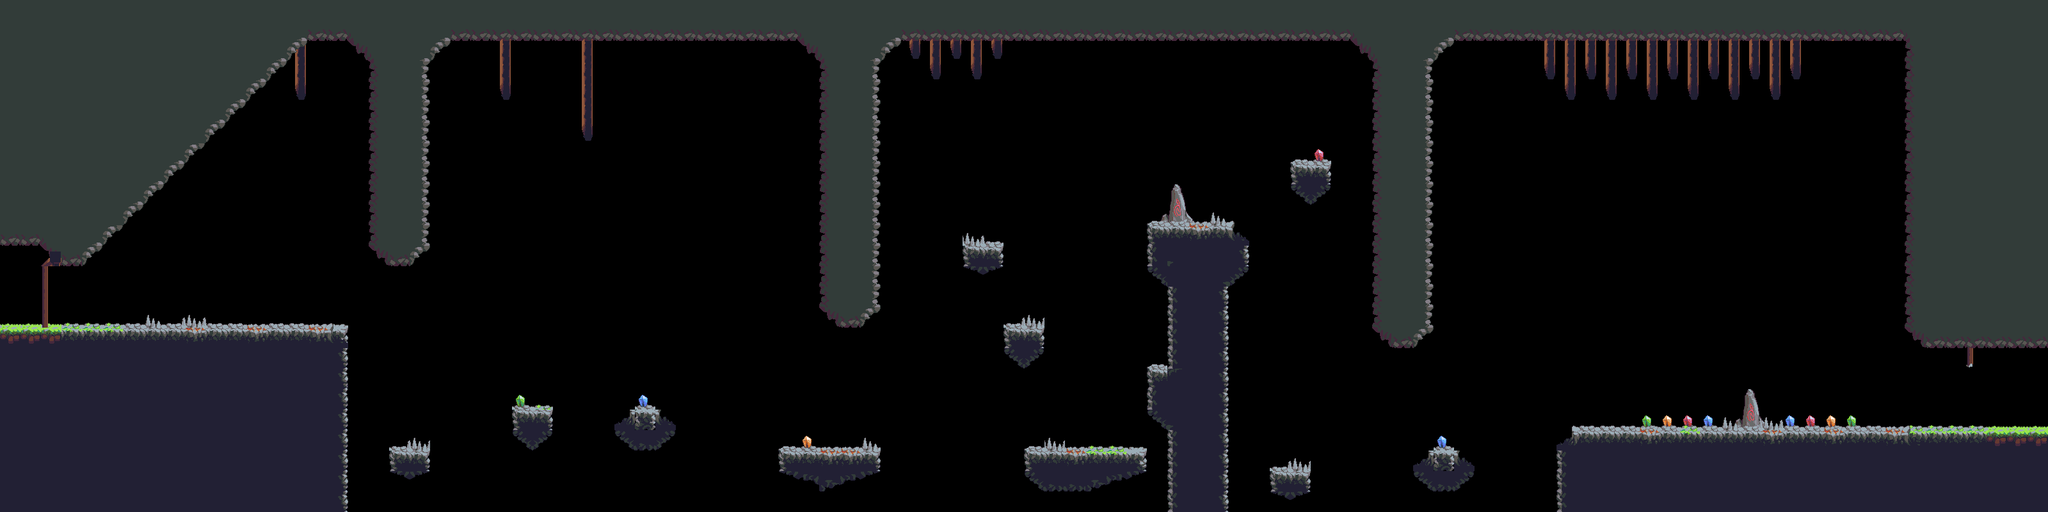

The image is a tile-based game level rendered from a .tmx file. Its description and source (layers, tilesets, objects; grid data summarised) follow:
An orthogonal 100x25 tile map with 32x32 px tiles, 2 tile layers (Tile Layer 2, Tile Layer 1).

<map version="1.4" tiledversion="1.4.3" orientation="orthogonal" renderorder="right-down" width="100" height="25" tilewidth="32" tileheight="32" infinite="0" nextlayerid="3" nextobjectid="1">
 <editorsettings>
  <export target="level2.lua" format="lua" />
 </editorsettings>
 <tileset firstgid="1" source="tileset_cave.tsx" />
 <layer id="2" name="Tile Layer 2" width="100" height="25">
  <data>[2500 cells, 449 non-empty, 49 distinct tile ids]</data>
 </layer>
 <layer id="1" name="Tile Layer 1" width="100" height="25">
  <data>[2500 cells, 1144 non-empty, 58 distinct tile ids]</data>
 </layer>
</map>
